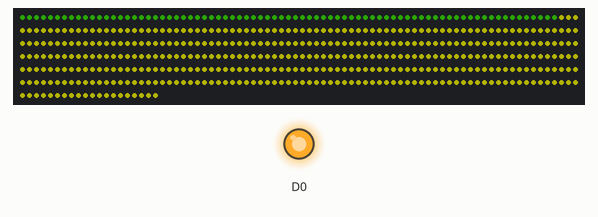
The sketch below on a simulated ESP8266 (NodeMCU). Shown: 500 RGB LEDs in strip order, left to right, continuing on the next row, output pins drawn as LEDs (lit = HIGH). Dim RGB values are drawn brighter than linear; random numbers use the default seed unless the sketch sets one.

Above: at 0.1 s.
At 32.8 s:
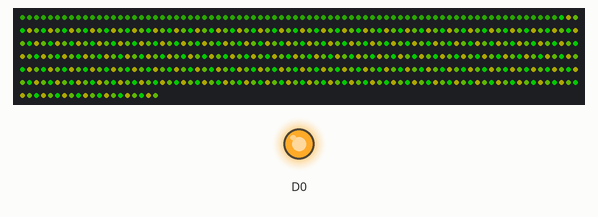
At 73.8 s:
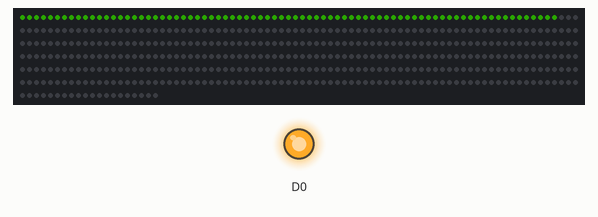
At 85.6 s:
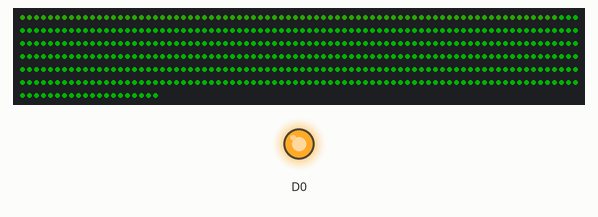

Measured:
- what the display in image 3 shows lasts 11.8 s, from 85.5 s to 97.3 s

The sketch:

ThanksgivingTreeProgram.ino
```cpp
#include <Adafruit_NeoPixel.h>

#define PIN D3
#define TRUNK_LED 77
#define NUMBER_OF_LEDS 500

Adafruit_NeoPixel strip = Adafruit_NeoPixel(NUMBER_OF_LEDS, PIN, NEO_GRB + NEO_KHZ400);
enum TREE_STATE
{
  YELLOW_TREE,
  FALL_TREE,
  DEAD_TREE,
  RED_TREE,
  RED_SPARK,
  YELLOW_GLOW
};

void setup()
{
  //Init the strip with all zeros
  strip.begin();

  pinMode(D0,OUTPUT);
  digitalWrite(D0,HIGH);
  for(int i = 0; i<NUMBER_OF_LEDS ; i++)
   {
      strip.setPixelColor(i, 0, 0, 0);
   }
  strip.show(); // Initialize all pixels to 'off'
}

void loop()
{
   static TREE_STATE CurrentTreeState = YELLOW_TREE;
   static int timer = 0;

   switch(CurrentTreeState)
   {
      case(YELLOW_TREE):
         for(int i = 0; i<NUMBER_OF_LEDS ; i++)
         {
           //This colors the trunk of the tree brown
           if(i<TRUNK_LED)
           {
              strip.setPixelColor(i, 10, 40, 0);
           }
           //Color the rest of the tree green
           else
           {
              strip.setPixelColor(i, 60, 60, 0);
           }
         }
         timer++;
         //15 seconds
         if(timer>300)
         {
            CurrentTreeState = FALL_TREE;
            timer = 0;
         }
      break;

      case(FALL_TREE):
        timer++;
        static int red_color = 0;
        static int green_color = 100;

        if(timer > 500)
        {
           timer = 0;
           CurrentTreeState = DEAD_TREE;
        }
        else if(timer > 99)
        {
          //no nothing
        }

        else
        {
          for(int i = TRUNK_LED; i<NUMBER_OF_LEDS ; i=i+3)
          {
             strip.setPixelColor(i, green_color - timer, red_color+timer,0);
             strip.setPixelColor(i+1, green_color - timer/2, red_color+timer/2,0);
             strip.setPixelColor(i+2, green_color - timer/1.5, red_color+timer/1.5,0);
            //Fad to red
            //strip.setPixelColor(i, 0, 100, 0);
            //Fad to yellow
            //strip.setPixelColor(i+1, 50, 50, 0);
            //Fad to orange
            //strip.setPixelColor(i+2, 30, 70, 0);
          }
        }
      break;

      case(DEAD_TREE):
        int dead_leaf;
        for(int i = TRUNK_LED; i<NUMBER_OF_LEDS ; i++)
        {
          dead_leaf = random(0, 20);
          if(dead_leaf == 1)
          {
            strip.setPixelColor(i, 0, 0,0);
          }
        }
        timer ++;
        if(timer > 200)
        {
          timer = 0;

           for(int i = TRUNK_LED; i<NUMBER_OF_LEDS ; i++)
           {
              strip.setPixelColor(i, 0, 0,0);
           }
          CurrentTreeState = RED_TREE;
        }

      break;

      case(RED_TREE):
        int red_light;
        timer ++;
        for(int i = TRUNK_LED; i<NUMBER_OF_LEDS ; i++)
        {
           red_light = random(0, 10);
           if(red_light == 1)
           {
             strip.setPixelColor(i, 0, 60,0);
           }

        }
        if(timer > 200)
        {
          timer = 0;
          CurrentTreeState = RED_SPARK;
        }
      break;

      case(RED_SPARK):
        timer ++;
        for(int i = TRUNK_LED; i<NUMBER_OF_LEDS ; i++)
        {
           red_light = random(0, 10);
           if(red_light == 1)
           {
             strip.setPixelColor(i, 0, 60,0);
           }
           else
           {
             strip.setPixelColor(i, 0, 0, 0);
           }
        }
        if(timer > 400)
        {
          for(int i = 0; i<NUMBER_OF_LEDS ; i++)
          {
             strip.setPixelColor(i, 0, 20,0);
          }
             timer = 0;
             CurrentTreeState = YELLOW_GLOW;
        }
      break;

      case(YELLOW_GLOW):
      {
         static int chase =0;
         chase ++;

         if(chase>500)
         {
            chase = 0;
         }
         timer ++;
         for(int i = 0; i<NUMBER_OF_LEDS ; i++)
         {
            if(i<chase && i>(chase-10) && chase > 10)
            {
              strip.setPixelColor(i, 0, 250, 0);
            }
            else
            {
              strip.setPixelColor(i, 10, 10,0);
            }
         }

         if(timer > 800)
         {
            timer = 0;
            CurrentTreeState = YELLOW_TREE;
         }

      }
      break;

      default:
         strip.setPixelColor(100, 100, 100, 100);
      break;
   }
   //Show the strip
   strip.show();

   //Delay 50ms, poor mans task rate
   if(CurrentTreeState != YELLOW_GLOW)
   {
      delay(50);
   }
   else
   {
      delay(5);
   }
}
```
